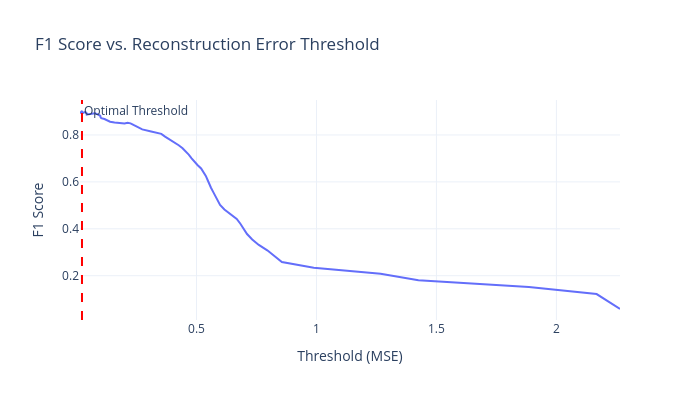

Write notebook code for a chart like this one.
### Markdown cell above
Let's visualize the F1-score trajectory across thresholds.

### Code cell
fig_opt = px.line(
    x=thresholds,
    y=f1_scores,
    title='F1 Score vs. Reconstruction Error Threshold',
    labels={'x': 'Threshold (MSE)', 'y': 'F1 Score'}
)
fig_opt.add_vline(x=best_threshold, line_dash="dash", line_color="red", annotation_text="Optimal Threshold")
fig_opt.update_layout(width=700, height=400)
fig_opt.show()

### Figure 1 — Plotly figure (JSON) as saved in the notebook; plotly's stock layout.template omitted (floating-point values rounded to 4 significant figures)
{"data": [{"hovertemplate": "Threshold (MSE)=%{x}<br>F1 Score=%{y}<extra></extra>", "legendgroup": "", "line": {"color": "#636efa", "dash": "solid"}, "marker": {"symbol": "circle"}, "mode": "lines", "name": "", "orientation": "v", "showlegend": false, "type": "scatter", "x": [0.01452, 0.01606, 0.01923, 0.02283, 0.02464, 0.02796, 0.0321, 0.03661, 0.04118, 0.0424, 0.05014, 0.06139, 0.07676, 0.086, 0.09557, 0.09894, 0.1001, 0.1033, 0.1165, 0.1284, 0.1399, 0.1584, 0.1831, 0.1999, 0.213, 0.2251, 0.2373, 0.2561, 0.274, 0.3111, 0.3534, 0.369, 0.3882, 0.4082, 0.4258, 0.4421, 0.4565, 0.4677, 0.4788, 0.4905, 0.504, 0.5193, 0.5303, 0.5389, 0.5459, 0.5523, 0.5605, 0.5695, 0.5787, 0.5888, 0.5983, 0.6164, 0.6423, 0.6677, 0.6829, 0.6968, 0.7107, 0.7323, 0.7598, 0.795, 0.8237, 0.856, 0.9887, 1.267, 1.425, 1.885, 2.168, 2.213, 2.265], "xaxis": "x", "y": [0.8924, 0.8947, 0.8989, 0.9022, 0.8961, 0.8942, 0.896, 0.8982, 0.8946, 0.8873, 0.8886, 0.8899, 0.8923, 0.8888, 0.886, 0.8821, 0.8766, 0.8714, 0.8681, 0.863, 0.8565, 0.8528, 0.8494, 0.8488, 0.852, 0.8496, 0.8427, 0.8342, 0.824, 0.8147, 0.8047, 0.7929, 0.7811, 0.7683, 0.7562, 0.7432, 0.7299, 0.7161, 0.7017, 0.6871, 0.6723, 0.6572, 0.6416, 0.6257, 0.6091, 0.5922, 0.5752, 0.5574, 0.5394, 0.5208, 0.502, 0.4826, 0.463, 0.4425, 0.4215, 0.4, 0.3777, 0.3546, 0.3313, 0.3082, 0.2839, 0.2586, 0.2342, 0.2089, 0.1807, 0.1519, 0.1217, 0.09045, 0.05812], "yaxis": "y"}], "layout": {"annotations": [{"showarrow": false, "text": "Optimal Threshold", "x": 0.02283, "xanchor": "left", "xref": "x", "y": 1, "yanchor": "top", "yref": "y domain"}], "height": 400, "legend": {"tracegroupgap": 0}, "shapes": [{"line": {"color": "red", "dash": "dash"}, "type": "line", "x0": 0.02283, "x1": 0.02283, "xref": "x", "y0": 0, "y1": 1, "yref": "y domain"}], "title": {"text": "F1 Score vs. Reconstruction Error Threshold"}, "width": 700, "xaxis": {"anchor": "y", "domain": [0, 1], "title": {"text": "Threshold (MSE)"}}, "yaxis": {"anchor": "x", "domain": [0, 1], "title": {"text": "F1 Score"}}}}
